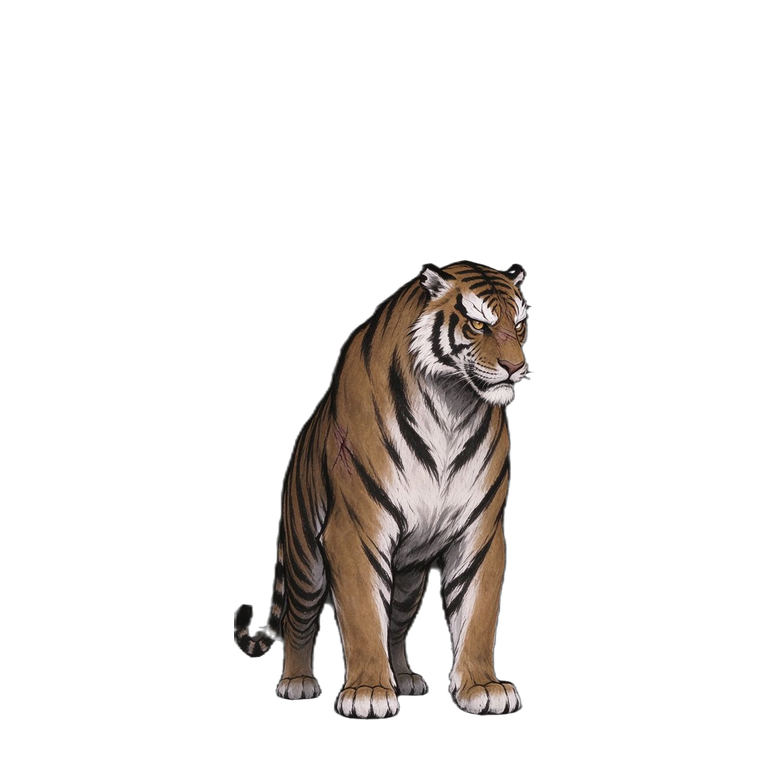
#> input picture assets/anim/boss/boss-idle.png, 768 x 768 px, found by its file name
$ python _probe_boss_bbox.py
#> lines starting #> are read from the running program, lines starting #| are printed output that depends on the picture
from PIL import Image
from pathlib import Path

for name in ("boss-idle.png", "boss-walk-1.png", "boss-pounce-1.png", "boss-rear-up.png"):
    p = Path(r"D:\水滸g\game\assets\anim\boss") / name
    if not p.exists():
        print(name, "missing")
        continue
    im = Image.open(p).convert("RGBA")
#> im is the input picture: PIL image 768x768 RGBA; mean R, G, B, A 16.8, 14.2, 12.5, 36.5
    alpha = im.getchannel("A")
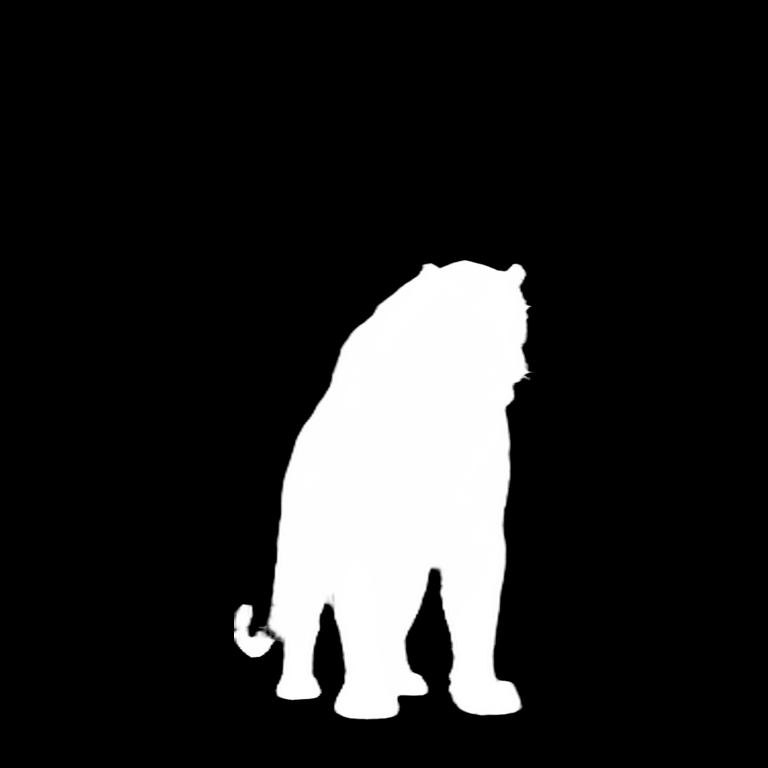
#> alpha: PIL image 768x768 L; min 0, max 255, mean 36.5
    bbox = alpha.getbbox()
#> bbox = (234, 260, 534, 720)
    print(name, im.size, "bbox=", bbox, "h=", (bbox[3] - bbox[1]) if bbox else 0, "w=", (bbox[2] - bbox[0]) if bbox else 0)
#| boss-idle.png (768, 768) bbox= (234, 260, 534, 720) h= 460 w= 300
#> pass 2 of the loop `for name in ("boss-idle.png", "boss-walk-1.png", "boss-pounce-1.png", ..`:
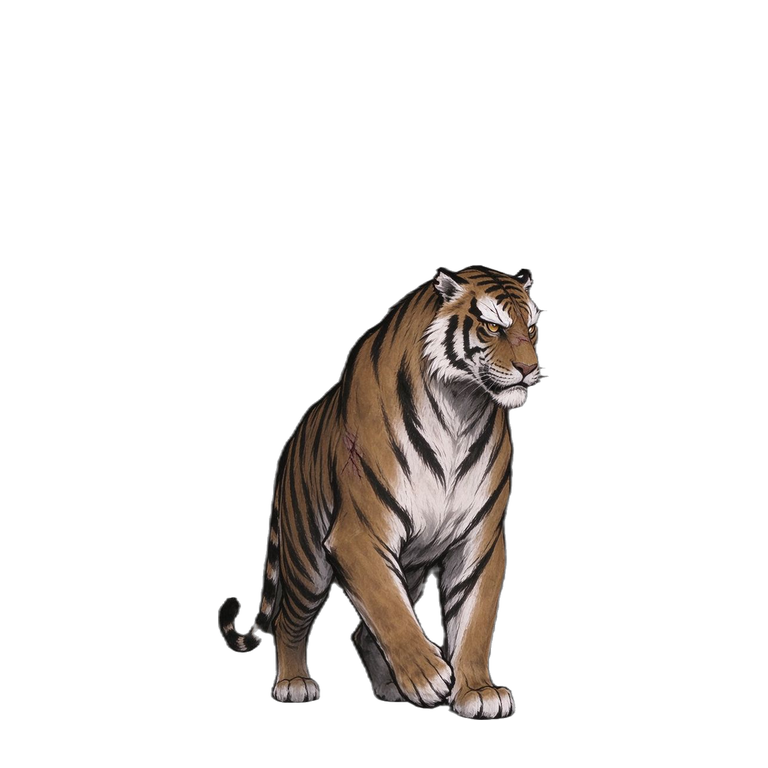
#> input picture assets/anim/boss/boss-walk-1.png, 768 x 768 px, found by its file name
#> im is the input picture: PIL image 768x768 RGBA; mean R, G, B, A 16.8, 14, 12.3, 37.1
#> `alpha = im.getchannel("A")`:
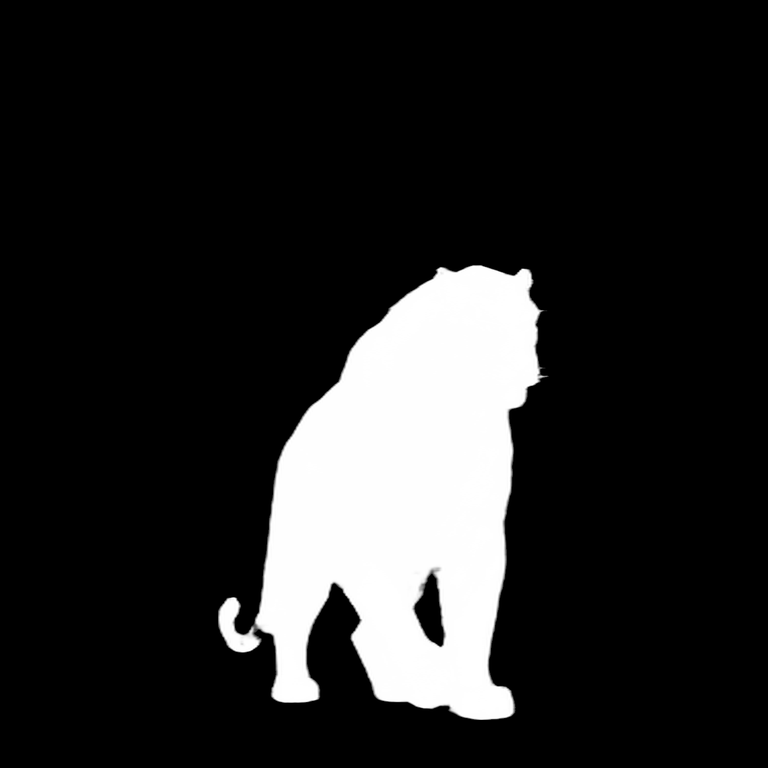
#> alpha: PIL image 768x768 L; min 0, max 255, mean 37.1
#> bbox = (218, 265, 549, 720)
#| boss-walk-1.png (768, 768) bbox= (218, 265, 549, 720) h= 455 w= 331
#> pass 3 of the loop `for name in ("boss-idle.png", "boss-walk-1.png", "boss-pounce-1.png", ..`:
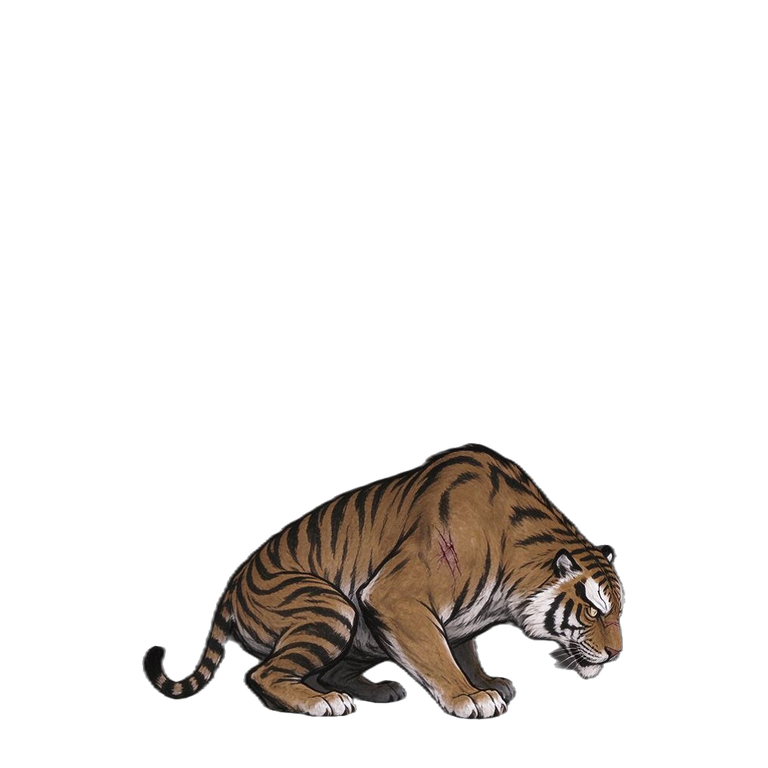
#> input picture assets/anim/boss/boss-pounce-1.png, 768 x 768 px, found by its file name
#> im is the input picture: PIL image 768x768 RGBA; mean R, G, B, A 13.3, 10.6, 8.6, 32.7
#> `alpha = im.getchannel("A")`:
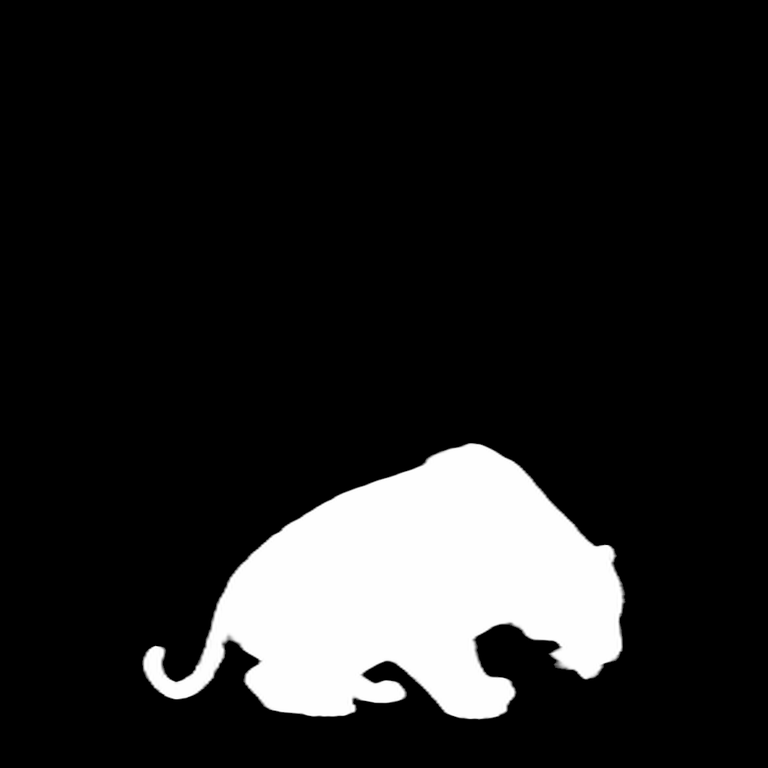
#> alpha: PIL image 768x768 L; min 0, max 255, mean 32.7
#> bbox = (142, 443, 626, 720)
#| boss-pounce-1.png (768, 768) bbox= (142, 443, 626, 720) h= 277 w= 484
#> the loop made 4 passes; the first 3 are shown
